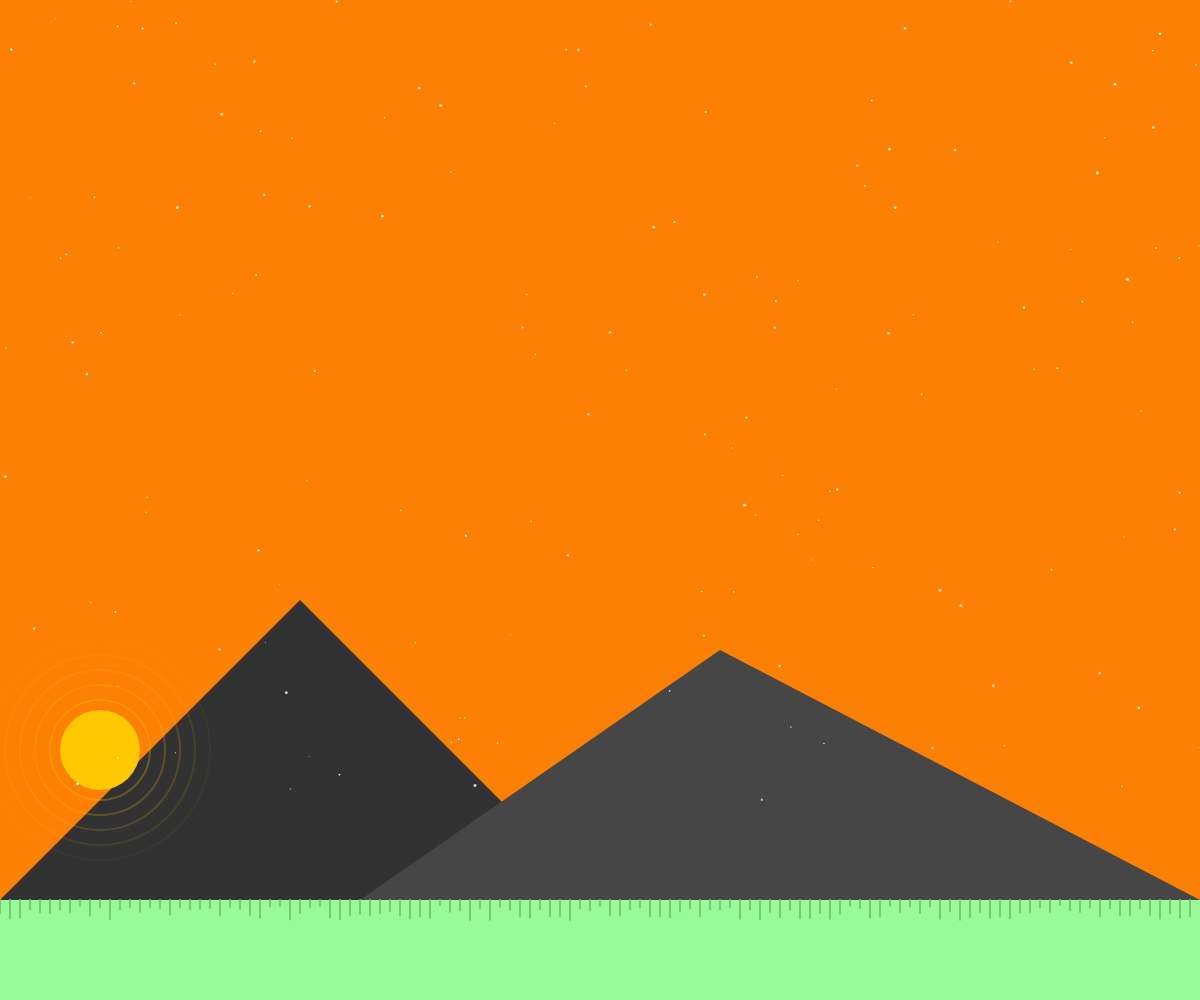
Frame 1 (no input)
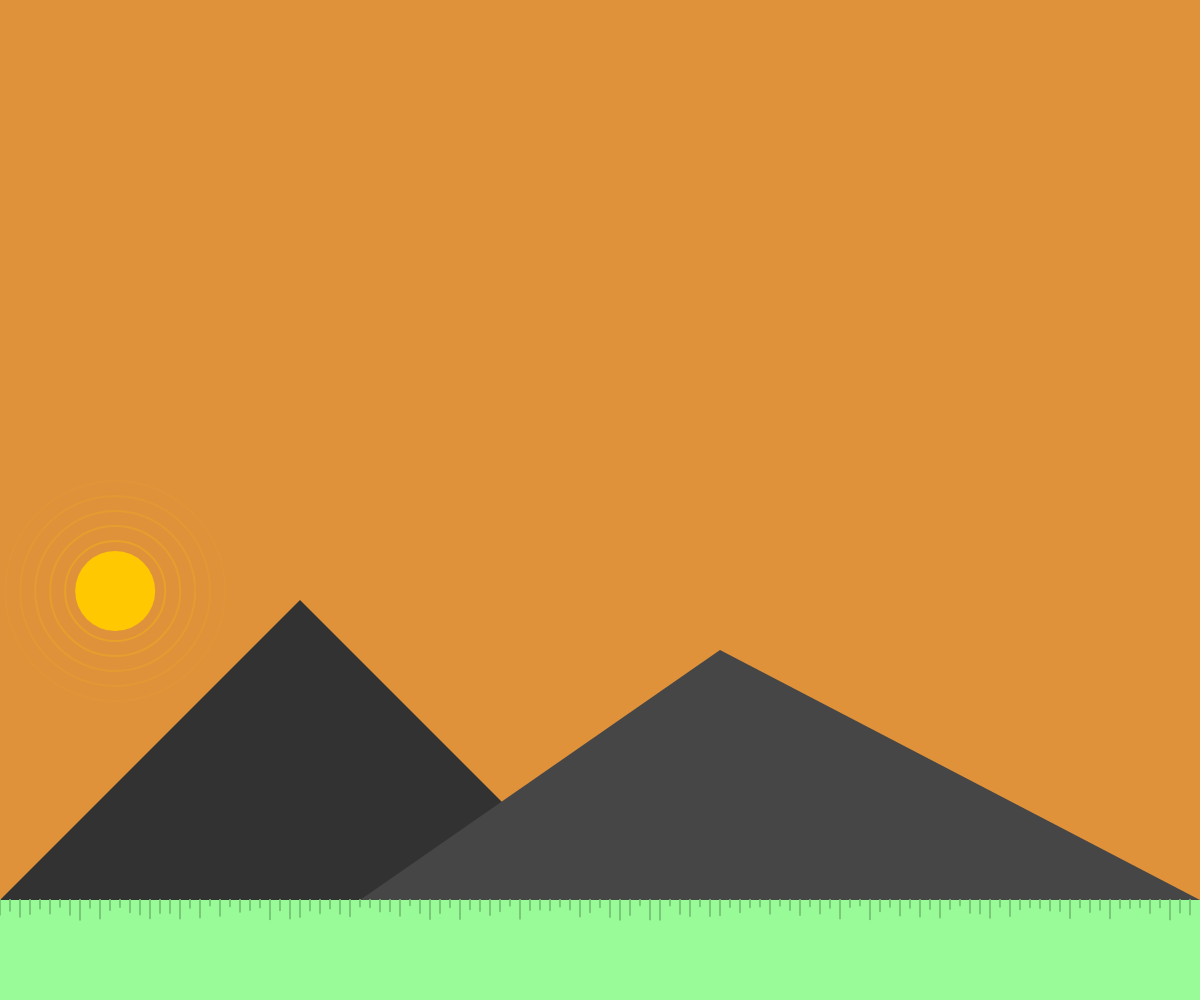
Frame 60 (no input)
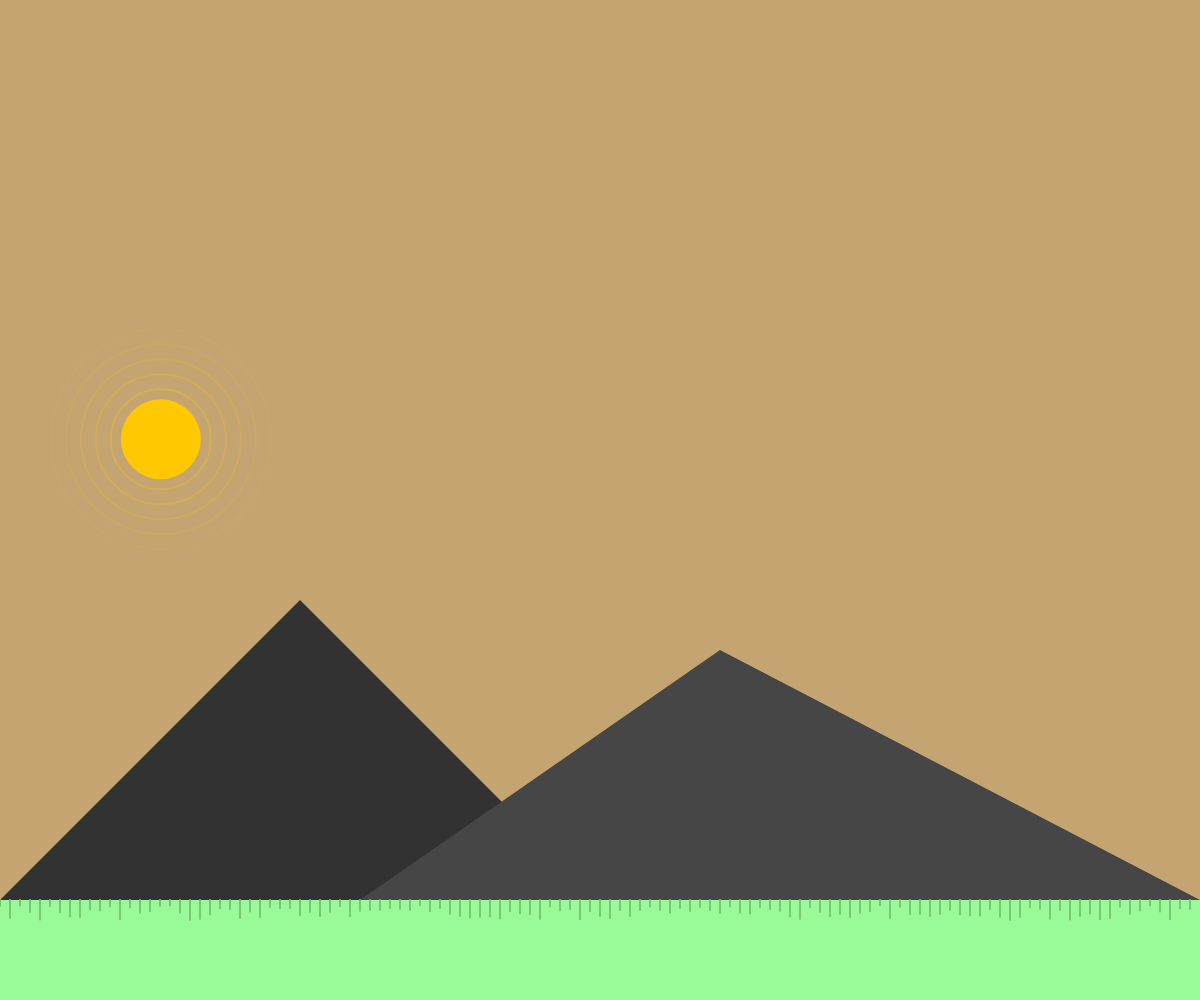
Frame 120 (the mouse pressed at the canvas centre since frame 60)

The p5.js sketch that drew these frames (run headless with seeded random() and noise() and a simulated clock; from frame 60 on, the mouse is pressed at the canvas centre):

// p5.js sketch
// ── sketch.js
let t = 0;
let stars = [];

function setup() {
    createCanvas(windowWidth, windowHeight);
    noStroke();

    // Pre-generate star positions
    for (let i = 0; i < 150; i++) {
        stars.push({
            x: random(width),
            y: random(height * 0.8), // avoid bottom ground
            size: random(1, 3)
        });
    }

}

function draw() {
    // Gradient sky (day -> night)
    let sunriseColor = color(252, 128, 3);//orange
    let morningColor = color(135, 206, 235); //skyblue
    let sunsetColor = color(128, 0, 128); //purple
    let nightColor = color(20, 24, 82); //deep navy
    
    
    let cycle = t%1;
    let bg;

    //change color based on point in cycle
    if(cycle < 0.25){
        //Sunrise
        let amt = map(cycle, 0, 0.25, 0, 1);
        bg = lerpColor(sunriseColor, morningColor, amt);
    }else if(cycle < 0.5){
        //Daytime
        let amt= map(cycle, 0.25, 0.5, 0, 1);
        bg = lerpColor(morningColor, morningColor,amt)
    }else if (cycle < 0.75){
        //nightime
        let amt =map(cycle, 0.5, 0.75, 0, 1);
        bg = lerpColor(morningColor, sunsetColor, amt);
    }else{
        let amt = map(cycle, 0.75, 1, 0, 1);
        bg = lerpColor(sunsetColor, nightColor, amt);
    }
    background(bg);

    // Mountains
    fill(50);
    beginShape();
    vertex(0, height * 0.9);
    vertex(width * 0.25, height * 0.6);
    vertex(width * 0.5, height * 0.9);
    endShape(CLOSE);

    fill(70);
    beginShape();
    vertex(width * 0.3, height * 0.9);
    vertex(width * 0.6, height * 0.65);
    vertex(width, height * 0.9);
    endShape(CLOSE);

    // Grass strip (bottom of screen)


    let grassTop = height * 0.9;   // where grass starts
    let grassBottom = height;  

    fill(152, 251, 152);
    rect(0, grassTop, width, height * 0.1);

    // Grass lines (to mimic blades/texture)
    stroke(120, 200, 120);   // slightly darker green
    strokeWeight(2);
    // bottom of canvas

    for (let x = 0; x < width; x += 10) {   // space between lines
        let bladeHeight = random(5, 20);     // variable blade lengths
        line(x, grassTop, x, grassTop + bladeHeight);
    }

    // reset stroke so it doesn’t affect mountains/sun
    noStroke();


    //Daytime
    let angle = map(cycle, 0, 0.75, PI, TWO_PI);
    let sx = map(cos(angle), -1, 1, 100, width - 100);
    let sy = map(sin(angle), 0, -1, height - 250, 100);

    if(cycle < 0.75){
        fill(255,200,0);
        ellipse(sx, sy, 80, 80);

        //Glowing rings around sun
        noFill();
        for (let r=100; r<=220; r+=30){
            stroke(255,200, 0, 120-r/2);
            ellipse(sx, sy, r, r);
        }
        noStroke();
    }
    // Nightime 
    if(cycle > 0.75 || cycle< 0.05){
        drawStars();
        drawClouds();
    }
    t+=0.001;
}

function drawStars(){
    for(let s of stars){
        fill(255, 255, 255, random(150, 255));
        ellipse(s.x, s.y, s.size, s.size);
    }
}

function drawClouds(){
    fill(255, 255, 255, 40);
    noStroke();

    //drifting groups
    let cloudX1 = (frameCount * 0.2) % (width + 200) - 200;
    let cloudX2 = (frameCount * 0.15) % (width + 200) - 200;

    drawCloud(cloudX1, height * 0.25);
    drawCloud(cloudX2, height * 0.35);
}

function drawCloud(x,y){
    ellipse(x, y, 120, 60);
    ellipse(x + 40, y + 10, 100, 50);
    ellipse(x - 40, y + 10, 100, 50);
}

function windowResized() {
    resizeCanvas(windowWidth, windowHeight);
}

// ── style.css
/* Make canvas sit behind all content */
canvas {
  position: fixed;
  top: 0;
  left: 0;
  z-index: -1;
}

body, html {
  margin: 0;
  padding: 0;
  height: 100%;
  font-family: 'Courier New', monospace;
  color: white;
}

.pic {
  height: 100vh;
  position: relative;
  display: flex;
  align-items: center;
  justify-content: center;
  text-align: center;
  color: white;
}

.pic-content {
  z-index: 10;
  text-align: center;
  
}

.fall-in {
  opacity: 0;
  font-size: 3em;
  transform: translateY(-200px);
  animation: dropIn 1.5s ease-out forwards;
}

@keyframes dropIn {
  0% {
    opacity: 0;
    transform: translateY(-200px);
  }
  60% {
    opacity: 1;
    transform: translateY(20px); /* overshoot */
  }
  100% {
    transform: translateY(0);
     opacity: 1;
  }
}

/* Green nav bar */
.navbar {
  background: #2e7d32;   /* dark green */
  color: white;
  padding: 15px;
  position: relative;    /* sits below mountains */
  text-align: center;
}

.navbar ul {
  margin: 0;
  padding: 0;
  list-style: none;
}

.navbar li {
  display: inline-block;
  margin: 0 20px;
}

.navbar a {
  color: white;
  text-decoration: none;
  font-weight: bold;
}
